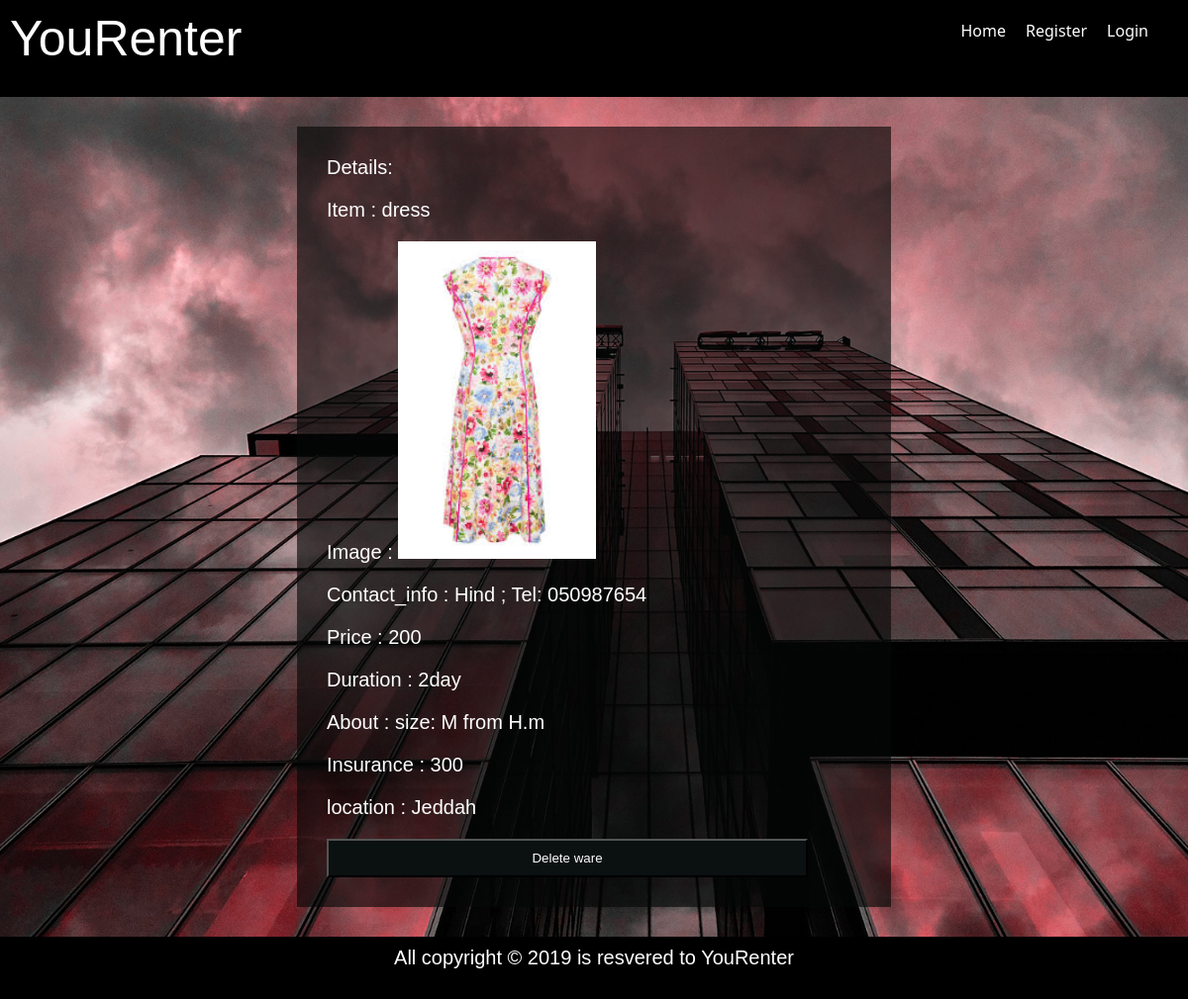
Screenshot of /detail/10 with the database file from the repository.
### renter_app/models.py (models this page shows, shortened)
class Ware(models.Model):
    name_ware = models.CharField(max_length=100)
    contact_info = models.CharField(max_length=100)
    publish_on = models.DateTimeField(default=timezone.now)
    picture = models.ImageField(upload_to='pics')
    about = models.TextField()
    location = models.TextField()
    duration = models.CharField(max_length=200)
    price = models.IntegerField()
    insurance = models.IntegerField(help_text="hint:insurance non refundable")

### renter_app/views.py (the view)
# urls.py: path('detail/<int:pk>', views.detail, name='detail'),
def detail(request, pk):
    ware = get_object_or_404(Ware, pk=pk)
    data = {
        'ware': ware
    }
    return render(request, 'detail.html', data)

### templates/detail.html (shortened to what this page needs)
{% extends 'base.html' %}
{% block body %}
<div class="container">
    <h1>Details:</h1>
    <p>Item : {{ware.name_ware}}</p>
    <p>Image : <img src="{{ware.picture.url}}" alt="Cover Image" width="200px"></p>
    <p>Contact_info : {{ware.contact_info}}</p>
    <p>Price : {{ware.price}}</p>
    <p>Duration : {{ware.duration}}</p>
    <p>About : {{ware.about}}</p>
    <p>Insurance : {{ware.insurance}}</p>
    <p>location : {{ware.location}}</p>
    <a href="{% url 'delete-ware' ware.id%}"><input type="submit" value="Delete ware" class="btn"> </a>
</div>
{% endblock %}

### static/style.css (style rules this page uses)
* { padding: 0; margin: 0; box-sizing: border-box; }
h1, h2, h3, p { margin-bottom: 20px; font: 20px sans-serif; color: white; }
body { background-image: url('imge/cta01.jpg'); font-family: 'Segoe UI', Tahoma, Geneva, Verdana, sans-serif; -webkit-background-size: cover; -moz-background-size: cover; -o-background-size: cover; background-size: cover; }
.container { width: 50% ; margin: 30px auto ; padding: 30px; background-color: #060707a1; }
input, textarea { width: 100%; padding: 10px; }
.btn { width: 90%; background-color: #0b1011; color: white; }

### rows the page displays
Ware: name_ware "dress", picture (picture), contact_info "Hind ; Tel: 050987654", price "200", duration "2day", about "size: M from H.m", insurance "300", location "Jeddah"
